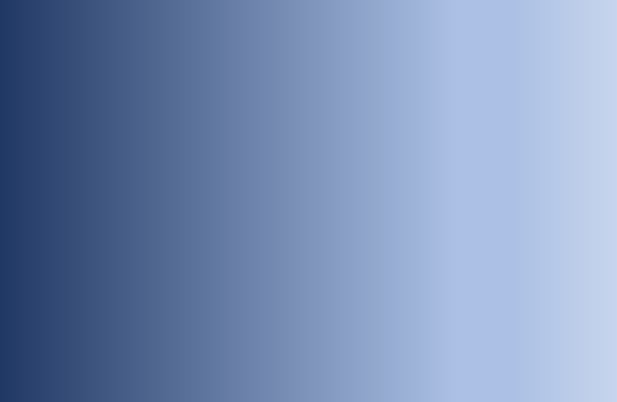
#> input picture Codigo/OpenCV/imagenes/degradado.jpg, 617 x 402 px
$ python umbral_outsu.py
#> lines starting #> are read from the running program, lines starting #| are printed output that depends on the picture; after the words box and inside, x2 and y2 are one past the last pixel; in counts of white or black regions, pixels touching at a corner belong together
import cv2

img = cv2.imread('../imagenes/degradado.jpg', 0)
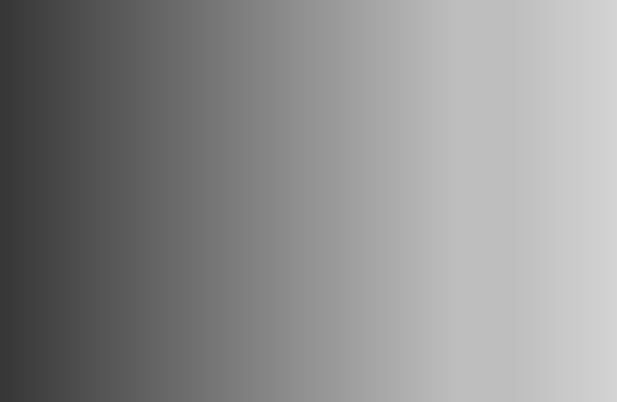
#> img: shape (402, 617); min 54, max 212, mean 141.5

_, img_umbral = cv2.threshold(img, 0, 255, cv2.THRESH_BINARY+cv2.THRESH_OTSU)
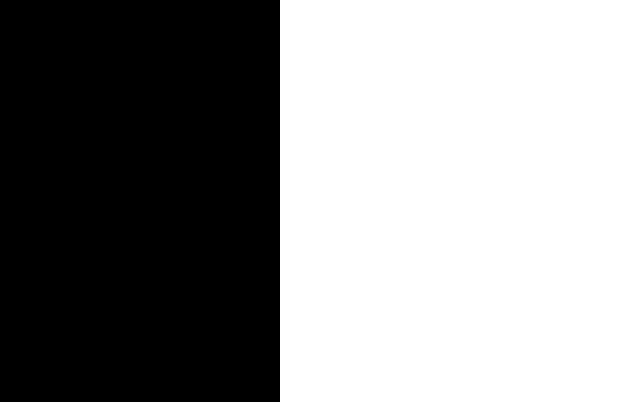
#> img_umbral: shape (402, 617); 54.6% white; 1 black region, box (x1, y1, x2, y2) and area: (0, 0, 280, 402) 112560
cv2.imshow('Imagen filtrada', img_umbral)

cv2.imshow('Imagen original', img)

cv2.waitKey(0)
cv2.destroyAllWindows()

$ run again, with Codigo/OpenCV/imagenes/Humphrey.jpg copied over Codigo/OpenCV/imagenes/degradado.jpg
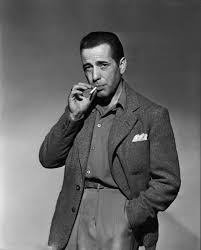
#> input picture Codigo/OpenCV/imagenes/Humphrey.jpg, 201 x 250 px
#> img is the input picture: shape (250, 201); min 0, max 255, mean 100.7
#> `_, img_umbral = cv2.threshold(img, 0, 255, cv2.THRESH_BINARY+cv2.THRES..`:
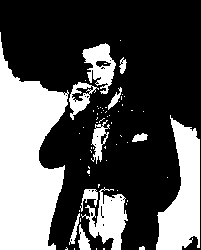
#> img_umbral: shape (250, 201); 33.6% white; 65 white regions (52 under 20 px), largest, box (x1, y1, x2, y2) and area: (0, 32, 69, 250) 9379, (156, 115, 200, 250) 3488, (81, 187, 128, 250) 1442
